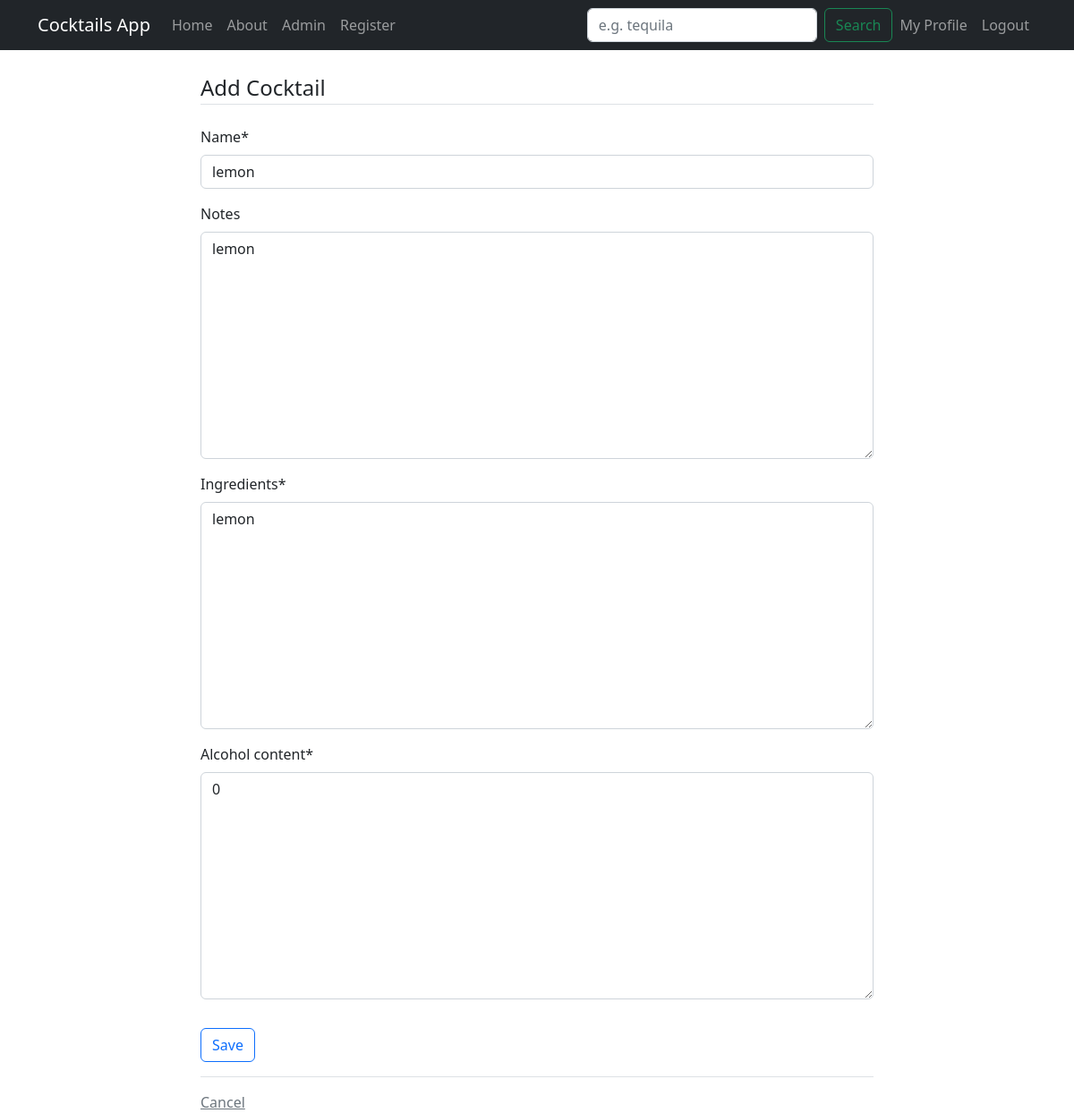
Page /cocktail/3/update (signed in) on the committed database.
### cocktails/models.py (models this page shows, shortened)
class Cocktail(models.Model):
  name = models.CharField(max_length=100)
  notes = models.TextField(blank=True)
  ingredients = models.TextField()
  author = models.ForeignKey(User, on_delete=models.CASCADE)
  alcohol_content = models.TextField()

### cocktails/views.py (the view, shortened to what this page needs)
# urls.py: path('cocktail/<int:pk>/update', views.CocktailUpdateView.as_view(), name="cocktails-update"),
class CocktailUpdateView(LoginRequiredMixin, UserPassesTestMixin, UpdateView):
  model = models.Cocktail
  fields = ['name', 'notes', 'ingredients', 'alcohol_content' ]
  def test_func(self):
    cocktail = self.get_object()
    return self.request.user == cocktail.author

### cocktails/templates/cocktails/cocktail_form.html (shortened to what this page needs)
{% extends "cocktails/base.html" %}
{% load crispy_forms_tags %}
{% block content %}
<div class="container">
  <form method="POST">
    <fieldset class="form-group">
      <legend class="border-bottom mb-4">Add Cocktail</legend>
      {{ form|crispy }}
    </fieldset>
    <div class="form-group py-3">
      <input class="btn btn-outline-primary" type="submit" value="Save" />
    </div>
  </form>
  <div class="border-top pt-3">
    <a class="text-muted" href="{% url 'cocktails-home' %}"
      >Cancel</a
    >
  </div>
</div>
{% endblock content %}

### rows in the picture
Cocktail: name "lemon", notes "lemon", ingredients "lemon", alcohol_content "0"
